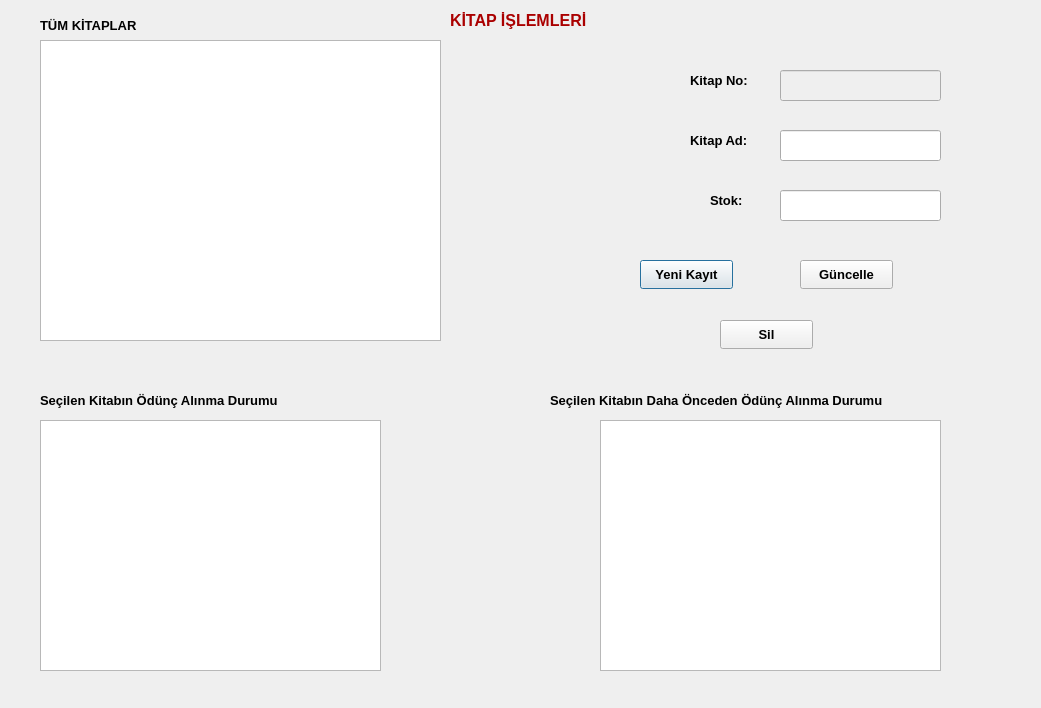
<?xml version="1.0" encoding="UTF-8"?>
<ui version="4.0">
 <class>kitap_islemleri</class>
 <widget class="QDialog" name="kitap_islemleri">
  <property name="geometry">
   <rect>
    <x>0</x>
    <y>0</y>
    <width>1041</width>
    <height>708</height>
   </rect>
  </property>
  <property name="windowTitle">
   <string>Dialog</string>
  </property>
  <widget class="QTableView" name="tableView_tumKitaplar">
   <property name="geometry">
    <rect>
     <x>40</x>
     <y>40</y>
     <width>401</width>
     <height>301</height>
    </rect>
   </property>
  </widget>
  <widget class="QTableView" name="tableView_oduncAlinan">
   <property name="geometry">
    <rect>
     <x>40</x>
     <y>420</y>
     <width>341</width>
     <height>251</height>
    </rect>
   </property>
  </widget>
  <widget class="QLabel" name="label">
   <property name="geometry">
    <rect>
     <x>40</x>
     <y>0</y>
     <width>131</width>
     <height>51</height>
    </rect>
   </property>
   <property name="font">
    <font>
     <pointsize>10</pointsize>
     <bold>true</bold>
    </font>
   </property>
   <property name="text">
    <string>TÜM KİTAPLAR</string>
   </property>
  </widget>
  <widget class="QLabel" name="label_2">
   <property name="geometry">
    <rect>
     <x>40</x>
     <y>390</y>
     <width>321</width>
     <height>20</height>
    </rect>
   </property>
   <property name="font">
    <font>
     <pointsize>10</pointsize>
     <bold>true</bold>
    </font>
   </property>
   <property name="text">
    <string>Seçilen Kitabın Ödünç Alınma Durumu</string>
   </property>
  </widget>
  <widget class="QTableView" name="tableView_oncedenOduncAlinan">
   <property name="geometry">
    <rect>
     <x>600</x>
     <y>420</y>
     <width>341</width>
     <height>251</height>
    </rect>
   </property>
  </widget>
  <widget class="QLabel" name="label_3">
   <property name="geometry">
    <rect>
     <x>550</x>
     <y>390</y>
     <width>441</width>
     <height>20</height>
    </rect>
   </property>
   <property name="font">
    <font>
     <pointsize>10</pointsize>
     <bold>true</bold>
    </font>
   </property>
   <property name="text">
    <string>Seçilen Kitabın Daha Önceden Ödünç Alınma Durumu</string>
   </property>
  </widget>
  <widget class="QLineEdit" name="lineEdit_kitapNo">
   <property name="enabled">
    <bool>false</bool>
   </property>
   <property name="geometry">
    <rect>
     <x>780</x>
     <y>70</y>
     <width>161</width>
     <height>31</height>
    </rect>
   </property>
  </widget>
  <widget class="QLineEdit" name="lineEdit_KitapAd">
   <property name="geometry">
    <rect>
     <x>780</x>
     <y>130</y>
     <width>161</width>
     <height>31</height>
    </rect>
   </property>
  </widget>
  <widget class="QLineEdit" name="lineEdit_stok">
   <property name="geometry">
    <rect>
     <x>780</x>
     <y>190</y>
     <width>161</width>
     <height>31</height>
    </rect>
   </property>
  </widget>
  <widget class="QLabel" name="label_4">
   <property name="geometry">
    <rect>
     <x>690</x>
     <y>70</y>
     <width>81</width>
     <height>20</height>
    </rect>
   </property>
   <property name="font">
    <font>
     <pointsize>10</pointsize>
     <bold>true</bold>
    </font>
   </property>
   <property name="text">
    <string>Kitap No:</string>
   </property>
  </widget>
  <widget class="QLabel" name="label_5">
   <property name="geometry">
    <rect>
     <x>690</x>
     <y>130</y>
     <width>81</width>
     <height>20</height>
    </rect>
   </property>
   <property name="font">
    <font>
     <pointsize>10</pointsize>
     <bold>true</bold>
    </font>
   </property>
   <property name="text">
    <string>Kitap Ad:</string>
   </property>
  </widget>
  <widget class="QLabel" name="label_6">
   <property name="geometry">
    <rect>
     <x>710</x>
     <y>190</y>
     <width>51</width>
     <height>20</height>
    </rect>
   </property>
   <property name="font">
    <font>
     <pointsize>10</pointsize>
     <bold>true</bold>
    </font>
   </property>
   <property name="text">
    <string>Stok:</string>
   </property>
  </widget>
  <widget class="QPushButton" name="pushButton_KitapKayit">
   <property name="geometry">
    <rect>
     <x>640</x>
     <y>260</y>
     <width>93</width>
     <height>29</height>
    </rect>
   </property>
   <property name="font">
    <font>
     <pointsize>10</pointsize>
     <bold>true</bold>
    </font>
   </property>
   <property name="text">
    <string>Yeni Kayıt</string>
   </property>
  </widget>
  <widget class="QPushButton" name="pushButton_KitapGuncelle">
   <property name="geometry">
    <rect>
     <x>800</x>
     <y>260</y>
     <width>93</width>
     <height>29</height>
    </rect>
   </property>
   <property name="font">
    <font>
     <pointsize>10</pointsize>
     <bold>true</bold>
    </font>
   </property>
   <property name="text">
    <string>Güncelle</string>
   </property>
  </widget>
  <widget class="QPushButton" name="pushButton_KitapSil">
   <property name="geometry">
    <rect>
     <x>720</x>
     <y>320</y>
     <width>93</width>
     <height>29</height>
    </rect>
   </property>
   <property name="font">
    <font>
     <pointsize>10</pointsize>
     <bold>true</bold>
    </font>
   </property>
   <property name="text">
    <string>Sil</string>
   </property>
  </widget>
  <widget class="QLabel" name="label_7">
   <property name="geometry">
    <rect>
     <x>450</x>
     <y>0</y>
     <width>231</width>
     <height>41</height>
    </rect>
   </property>
   <property name="palette">
    <palette>
     <active>
      <colorrole role="WindowText">
       <brush brushstyle="SolidPattern">
        <color alpha="255">
         <red>170</red>
         <green>0</green>
         <blue>0</blue>
        </color>
       </brush>
      </colorrole>
     </active>
     <inactive>
      <colorrole role="WindowText">
       <brush brushstyle="SolidPattern">
        <color alpha="255">
         <red>170</red>
         <green>0</green>
         <blue>0</blue>
        </color>
       </brush>
      </colorrole>
     </inactive>
     <disabled/>
    </palette>
   </property>
   <property name="font">
    <font>
     <pointsize>12</pointsize>
     <bold>true</bold>
    </font>
   </property>
   <property name="text">
    <string>KİTAP İŞLEMLERİ</string>
   </property>
  </widget>
 </widget>
 <resources/>
 <connections/>
</ui>
